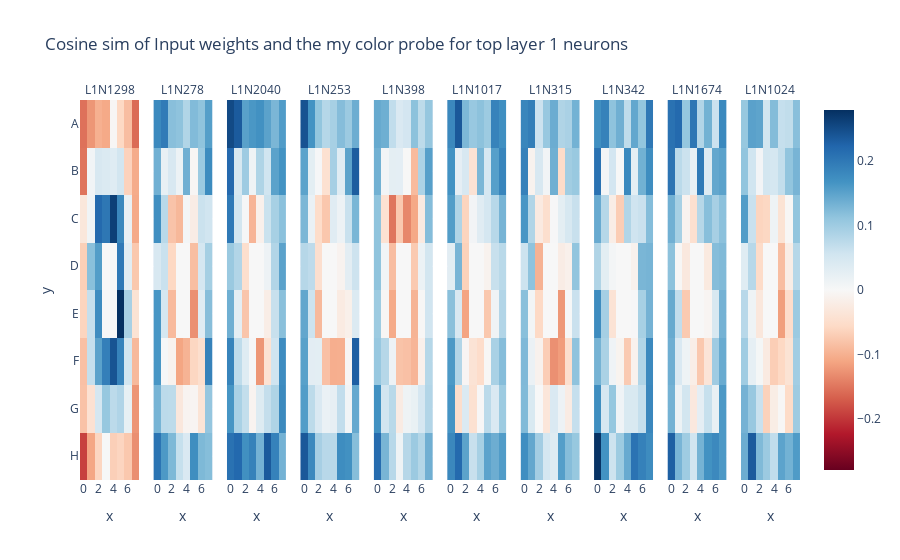
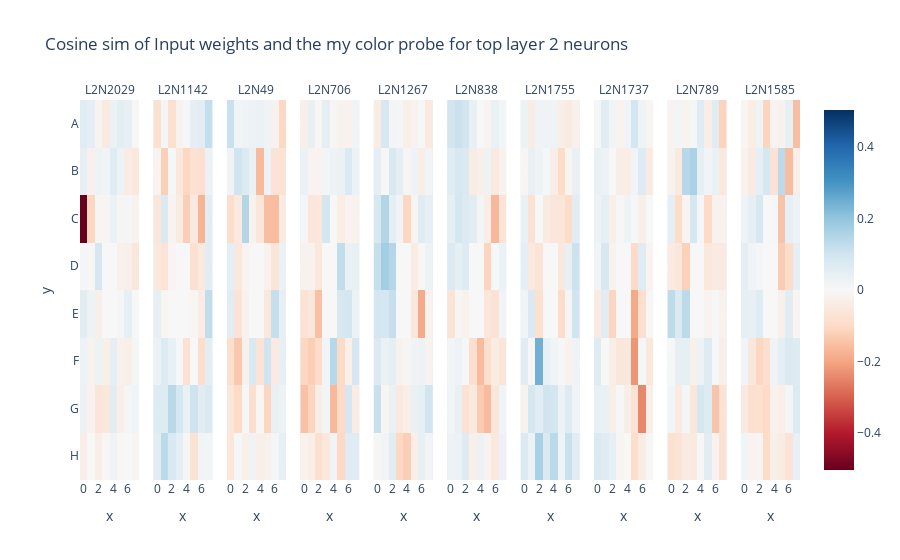
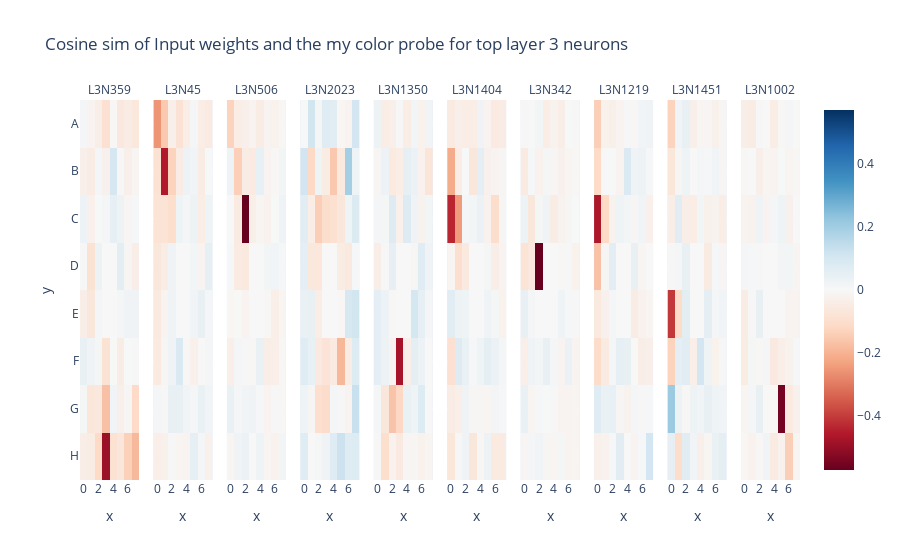
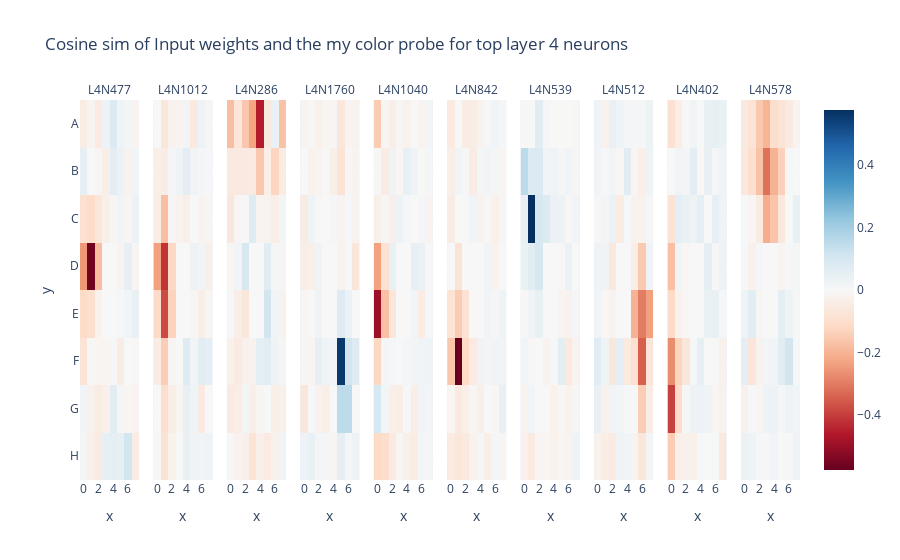

The code cell stored with these charts, in order, in its notebook:
### Code cell
layers = list(range(0,8))
mode = 2 # ["empty", "own", "enemy"]

for layer in layers:
    # Probe
    probe_path = f"probes/probe_layer_{layer}.pkl"
    full_linear_probe = torch.load(probe_path)
    my_probe_W = full_linear_probe.state_dict()[f'classifier.{mode}.weight'] # (64, 512)
    my_probe_W = my_probe_W.t()
    my_probe_normalised = my_probe_W / my_probe_W.norm(dim=0, keepdim=True) # torch.Size([512, 64])
    my_probe_normalised[:, [27, 28, 35, 36]] = 0.
    # Weight
    weight_in_key = f"blocks.{layer}.mlp_sublayer.proj.weight"
    
    heatmaps_my = []
    w_in = othello_gpt.state_dict()[weight_in_key] # torch.Size([512, 2048])
    w_in /= w_in.norm(dim=0, keepdim=True)
    for neuron in range(0, 2048):
        neuron_weight = w_in[:, neuron]
        heatmaps_my.append((neuron_weight[:, None] * my_probe_normalised).sum(dim=0))
        
    heatmaps_my = torch.stack(heatmaps_my).reshape(-1, 8, 8)
    # print(heatmaps_my.shape)
    heatmaps_my_id = heatmaps_my.std(dim=[1, 2]).argsort(descending=True)[:10]
    heatmaps_my = heatmaps_my[heatmaps_my_id]

    imshow(heatmaps_my,
        facet_col=0,
        y=[i for i in "ABCDEFGH"],
        title=f"Cosine sim of Input weights and the my color probe for top layer {layer+1} neurons",
        facet_labels=[f"L{layer+1}N{n.item()}" for n in heatmaps_my_id])
